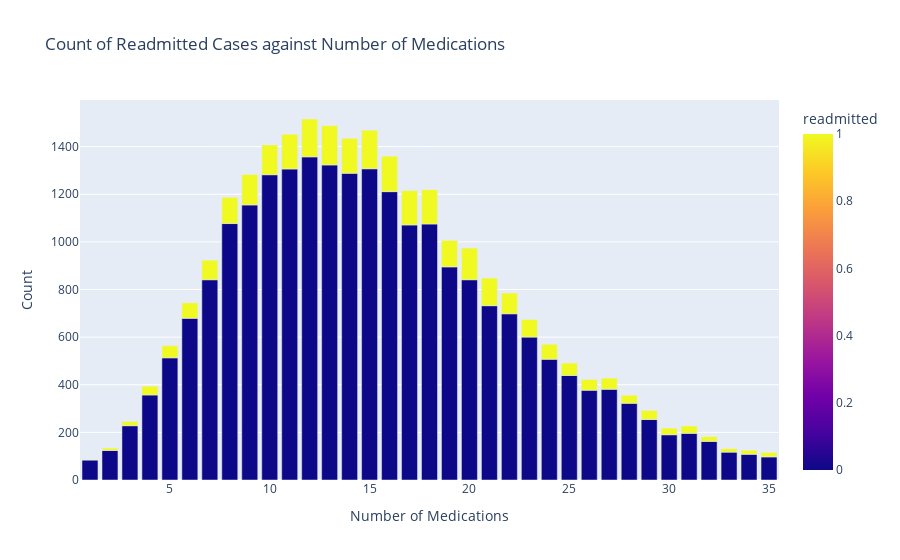

Notebook source saved alongside this figure:
### Markdown cell above
#### Plotted a graph that displays the count of target variable against the number of medications.

### Code cell
# Grouped the data availabe by  'num_medications' and 'readmitted', and count occurrences
grouped_df = df.groupby(['num_medications', 'readmitted']).size().reset_index(name='count')

# Created a bar plot using Plotly Express
fig = px.bar(grouped_df, x='num_medications', y='count', color='readmitted',
             title='Count of Readmitted Cases against Number of Medications',
             labels={'count': 'Count', 'num_medications': 'Number of Medications'},
             color_discrete_map={'NO': 'lightblue', '>30': 'lightgreen', '<30': 'lightcoral'})

fig.update_layout(xaxis_title='Number of Medications', yaxis_title='Count')
fig.show()

### Figure 1 — Plotly figure (JSON) as saved in the notebook; plotly's stock layout.template omitted (floating-point values rounded to 4 significant figures)
{"data": [{"alignmentgroup": "True", "hovertemplate": "Number of Medications=%{x}<br>Count=%{y}<br>readmitted=%{marker.color}<extra></extra>", "legendgroup": "", "marker": {"color": [0, 1, 0, 1, 0, 1, 0, 1, 0, 1, 0, 1, 0, 1, 0, 1, 0, 1, 0, 1, 0, 1, 0, 1, 0, 1, 0, 1, 0, 1, 0, 1, 0, 1, 0, 1, 0, 1, 0, 1, 0, 1, 0, 1, 0, 1, 0, 1, 0, 1, 0, 1, 0, 1, 0, 1, 0, 1, 0, 1, 0, 1, 0, 1, 0, 1, 0, 1, 0, 1], "coloraxis": "coloraxis", "pattern": {"shape": ""}}, "name": "", "offsetgroup": "", "orientation": "v", "showlegend": false, "textposition": "auto", "type": "bar", "x": [1, 1, 2, 2, 3, 3, 4, 4, 5, 5, 6, 6, 7, 7, 8, 8, 9, 9, 10, 10, 11, 11, 12, 12, 13, 13, 14, 14, 15, 15, 16, 16, 17, 17, 18, 18, 19, 19, 20, 20, 21, 21, 22, 22, 23, 23, 24, 24, 25, 25, 26, 26, 27, 27, 28, 28, 29, 29, 30, 30, 31, 31, 32, 32, 33, 33, 34, 34, 35, 35], "xaxis": "x", "y": [84, 1, 124, 10, 228, 18, 357, 37, 513, 51, 679, 65, 841, 82, 1077, 110, 1155, 128, 1282, 125, 1306, 146, 1357, 159, 1323, 165, 1288, 147, 1307, 162, 1211, 149, 1071, 144, 1075, 144, 895, 111, 841, 133, 732, 116, 698, 87, 600, 74, 507, 63, 439, 52, 377, 45, 381, 47, 322, 34, 254, 38, 190, 28, 196, 31, 162, 20, 117, 15, 108, 17, 97, 19], "yaxis": "y"}], "layout": {"barmode": "relative", "coloraxis": {"colorbar": {"title": {"text": "readmitted"}}, "colorscale": [[0, "#0d0887"], [0.1111, "#46039f"], [0.2222, "#7201a8"], [0.3333, "#9c179e"], [0.4444, "#bd3786"], [0.5556, "#d8576b"], [0.6667, "#ed7953"], [0.7778, "#fb9f3a"], [0.8889, "#fdca26"], [1, "#f0f921"]]}, "legend": {"tracegroupgap": 0}, "title": {"text": "Count of Readmitted Cases against Number of Medications"}, "xaxis": {"anchor": "y", "domain": [0, 1], "title": {"text": "Number of Medications"}}, "yaxis": {"anchor": "x", "domain": [0, 1], "title": {"text": "Count"}}}}
